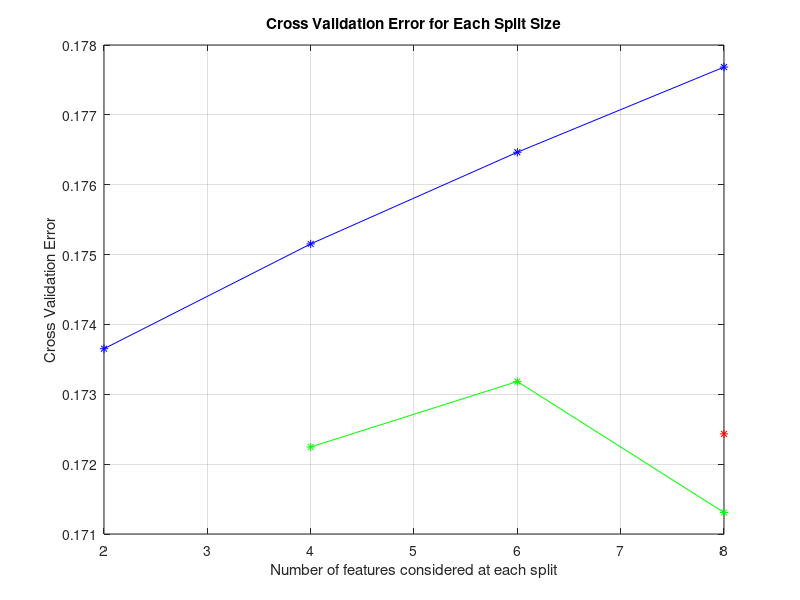
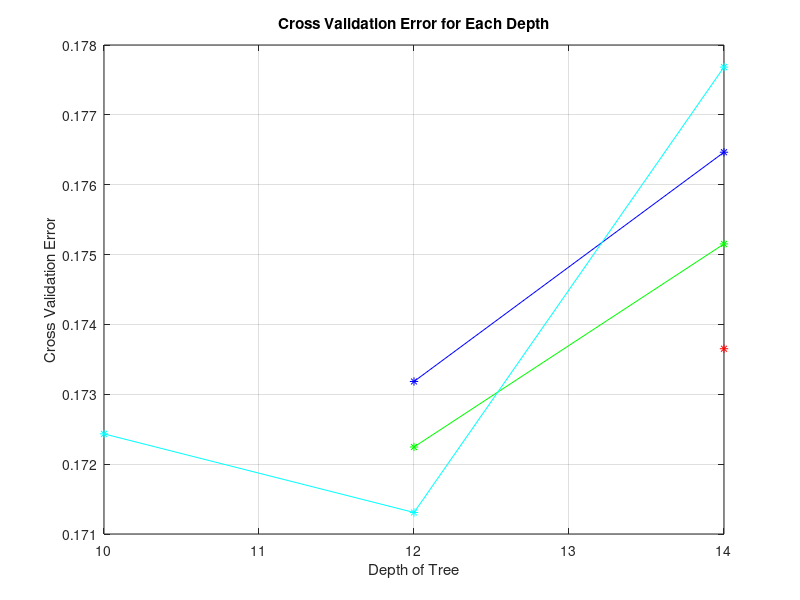
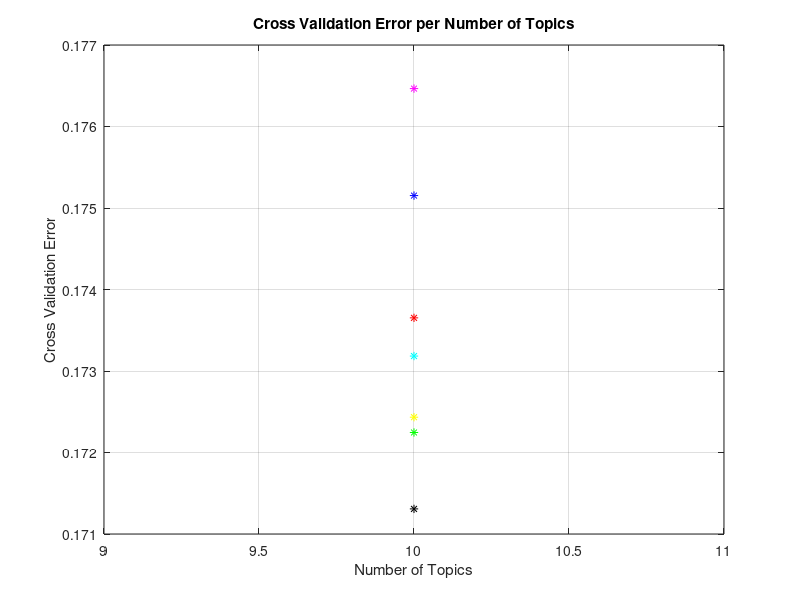

These charts were generated, in order, by the following MATLAB code:
function graph_cv()

min_error = 1;
min_params = [0,0,0]; %k,d,s

colors = ['-*r';'-*g';'-*b';'-*c';'-*m';'-*y';'-*k';'-*w'];
colors_err = ['rx';'gx';'bx';'cx';'mx';'yx';'kx';'wx'];

cv = dlmread('./c_v_split.txt', ',');

hp_1 = cv(:,1);
hp_2 = cv(:,2);

x = cv(:,4);
y = cv(:,3);
sd = cv(:,5);

[me, ind] = min(y);
if me < min_error
    min_error = me;
    min_params = [hp_1(ind), hp_2(ind), x(ind)];
end

prev_i = 1;
c = 1;
for i = 2:length(hp_1)
    if hp_1(i) ~= hp_1(i-1) || hp_2(i) ~= hp_2(i-1)
        mat = [x(prev_i:i-1), y(prev_i:i-1), sd(prev_i:i-1)];
        [values, order] = sort(mat(:,1));
        m = mat(order,:);
        
        plot(m(:,1),m(:,2),colors(c,:));
        hold on;
        %errorbar(m(:,1),m(:,2),m(:,3),colors_err(c,:));
        
        c = mod(c+1,size(colors,1));
        if c == 0
            c = c+1;
        end
        prev_i = i;
        hold on;
    end
end
if prev_i < length(hp_1)
    mat = [x(prev_i:length(hp_1)), y(prev_i:length(hp_1)), sd(prev_i:length(hp_1))];
    [values, order] = sort(mat(:,1));
    m = mat(order,:);
    plot(m(:,1),m(:,2),colors(c,:));
    hold on;
    %errorbar(m(:,1),m(:,2),m(:,3),colors_err(c,:));
    
    hold on;
end

% set of \tau parameters 

% close curent opening figures



% plotting test errors versus different tau parameters
%plot(x, y, '-*r');
ylabel('Cross Validation Error');
title('Cross Validation Error for Each Split Size');
xlabel('Number of features considered at each split');
%axis([min(x)-1 max(x)+1 min(y)-0.01 max(y)+0.01]);
grid on;

saveas(gcf, 'cv_split.fig');

hold off;

cv = dlmread('./c_v_depth.txt', ',');

hp_1 = cv(:,1);
hp_2 = cv(:,2);

x = cv(:,4);
y = cv(:,3);
sd = cv(:,5);

prev_i = 1;
c = 1;

[me, ind] = min(y);
if me < min_error
    min_error = me;
    min_params = [hp_1(ind), x(ind), hp_2(ind)];
end

for i = 2:length(hp_1)
    if hp_1(i) ~= hp_1(i-1) || hp_2(i) ~= hp_2(i-1)
        mat = [x(prev_i:i-1), y(prev_i:i-1), sd(prev_i:i-1)];
        [values, order] = sort(mat(:,1));
        m = mat(order,:);
        
        plot(m(:,1),m(:,2),colors(c,:));
        hold on;
        %errorbar(m(:,1),m(:,2),m(:,3),colors_err(c,:));
        
        c = mod(c+1,size(colors,1));
        if c == 0
            c = c+1;
        end
        prev_i = i;
        hold on;
    end
end

if prev_i < length(hp_1)
    mat = [x(prev_i:length(hp_1)), y(prev_i:length(hp_1)), sd(prev_i:length(hp_1))];
    [values, order] = sort(mat(:,1));
    m = mat(order,:);
    plot(m(:,1),m(:,2),colors(c,:));
    hold on;
    %errorbar(m(:,1),m(:,2),m(:,3),colors_err(c,:));
    
    hold on;
end
% set of \tau parameters 

% close curent opening figures
%close all;

% plotting test errors versus different tau parameters
%plot(x, y, '-*r');
ylabel('Cross Validation Error');
title('Cross Validation Error for Each Depth');
xlabel('Depth of Tree');
%axis([min(x)-1 max(x)+1 min(y)-0.01 max(y)+0.01]);
grid on;

saveas(gcf, 'cv_depth.fig');

hold off;
cv = dlmread('./c_v_K.txt', ',');

hp_1 = cv(:,1);
hp_2 = cv(:,2);

x = cv(:,4);
y = cv(:,3);
sd = cv(:,5);

[me, ind] = min(y);
if me < min_error
    min_error = me;
    min_params = [x(ind), hp_1(ind), hp_2(ind)];
end

prev_i = 1;
c = 1;

for i = 2:length(hp_1)
    if hp_1(i) ~= hp_1(i-1) || hp_2(i) ~= hp_2(i-1)
        mat = [x(prev_i:i-1), y(prev_i:i-1), sd(prev_i:i-1)];
        [values, order] = sort(mat(:,1));
        m = mat(order,:);
        
        plot(m(:,1),m(:,2),colors(c,:));
        hold on;
        %errorbar(m(:,1),m(:,2),m(:,3),colors_err(c,:));
        
        c = mod(c+1,size(colors,1));
        if c == 0
            c = c+1;
        end
        prev_i = i;
        hold on;
    end
end
if prev_i < length(hp_1)
    mat = [x(prev_i:length(hp_1)), y(prev_i:length(hp_1)), sd(prev_i:length(hp_1))];
    [values, order] = sort(mat(:,1));
    m = mat(order,:);
    plot(m(:,1),m(:,2),colors(c,:));
    hold on;
    %errorbar(m(:,1),m(:,2),m(:,3),colors_err(c,:));
    
    hold on;
end
% plotting test errors versus different tau parameters
%plot(x, y, '-*r');
ylabel('Cross Validation Error');
title('Cross Validation Error per Number of Topics');
xlabel('Number of Topics');
%axis([min(x)-1 max(x)+1 min(y)-0.01 max(y)+0.01]);
grid on;

saveas(gcf, 'cv_K.fig');
close all;

[values, order] = sort(cv(:,3));
m = cv(order,:);
disp([m(1:4,4), m(1:4,1), m(1:4,2), m(1:4,3)]);


end